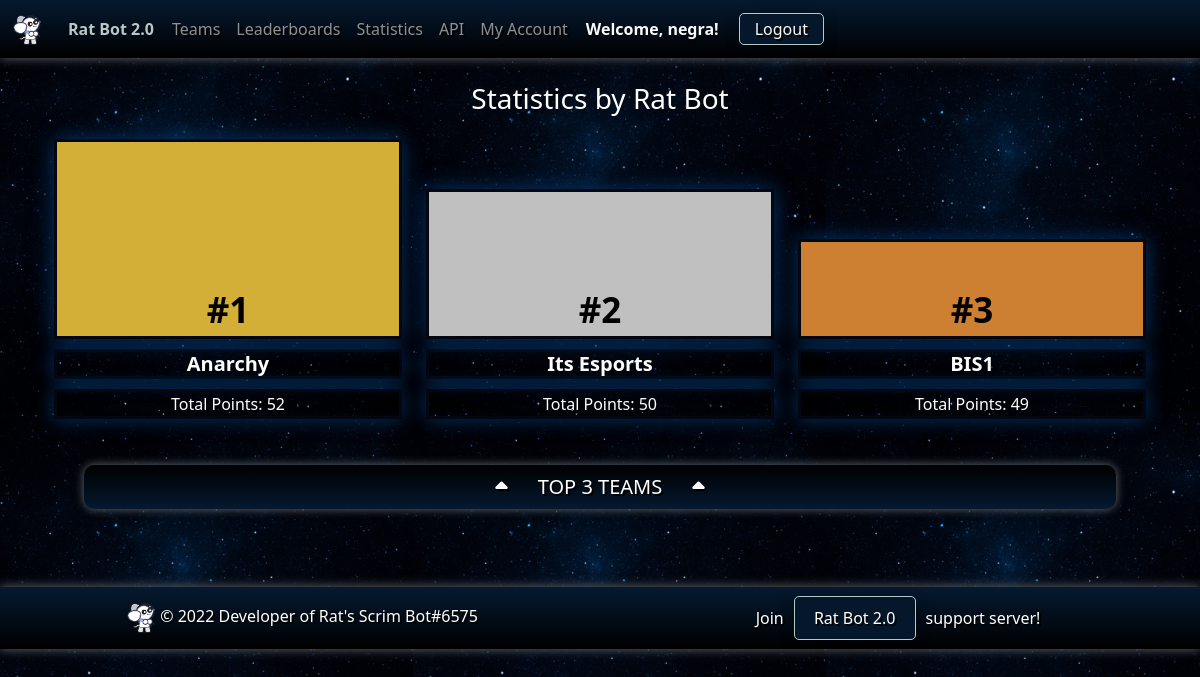
Before: /statistics (signed in) with the older database file.
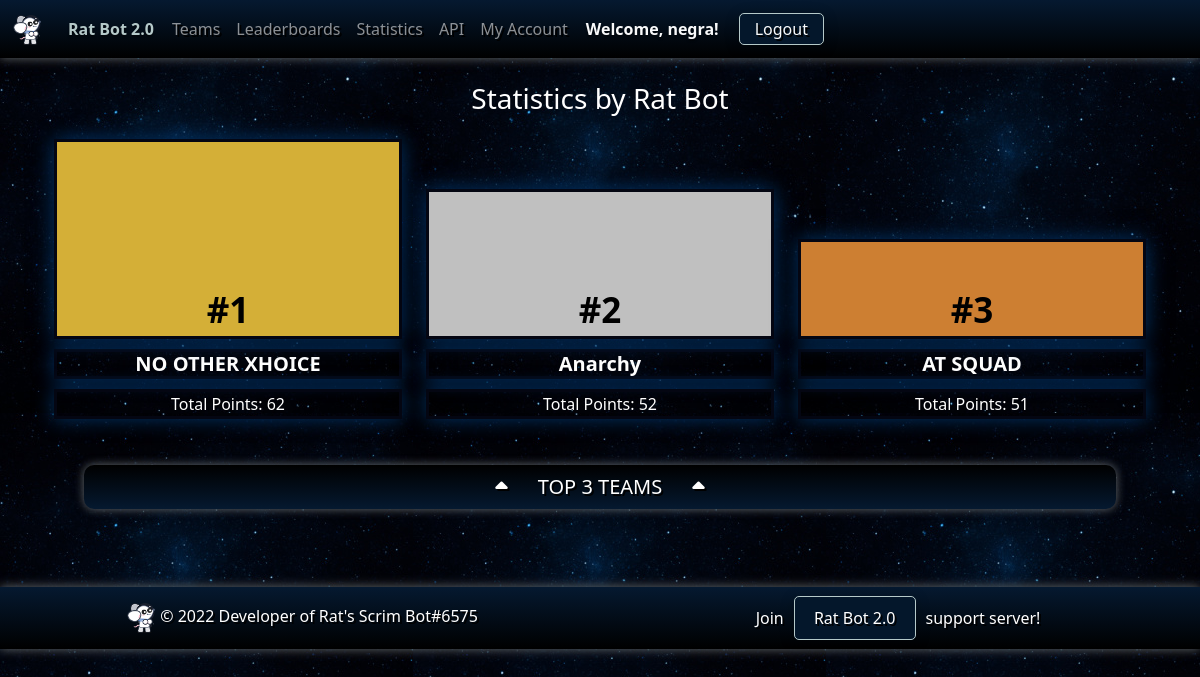
After: the same page with the newer database file.
### ratbotapp/models.py (models this page shows, shortened)
class Score(models.Model):
    id = models.AutoField(primary_key=True)
    rank = models.IntegerField(default=0)
    result = models.ForeignKey(Result, on_delete=models.CASCADE, default=None)
    team = models.ForeignKey(Team, on_delete=models.RESTRICT, default=None)
    team_managers = models.CharField(max_length=200, default='Unknown')
    wwcd = models.PositiveSmallIntegerField(default=0)
    pp = models.PositiveSmallIntegerField(default=0)
    kp = models.PositiveSmallIntegerField(default=0)
    tp = models.PositiveSmallIntegerField(default=0)
    missed_games = models.IntegerField(default=0)
    created_at = models.DateTimeField(auto_now_add=True)
    updated_at = models.DateTimeField(auto_now=True)
    def __str__(self):
        return f"#{self.rank} - {self.team.team_name} - {self.pp} - {self.kp} - {self.tp}"

class Team(models.Model):
    id = models.AutoField(primary_key=True)
    team_name = models.CharField(max_length=30, unique=True)
    team_tag = models.CharField(max_length=10, default="")
    team_slug = models.CharField(max_length=60, unique=False, editable=False)
    team_image = models.ImageField(upload_to='team_images/', null=True, blank=True)
    followers = models.ManyToManyField(User, related_name='following')
    created_at = models.DateTimeField(auto_now_add=True)
    updated_at = models.DateTimeField(auto_now=True)

### ratbotapp/views.py (the view)
# urls.py: path('statistics', views.statistics_page, name='statistics'),
@login_required(login_url="/accounts/discord/login")
def statistics_page(request):
    print("======== STARTED statistics_page() =======")
    top_stats = Score.objects.filter(tp__gte=0).order_by('-tp').select_related('result')[:3]
    context = {
        'statistics': {
            'top_stats': top_stats
        }
    }
    pprint(context)
    return render(request, 'ratbot/statistics.html', context)

### ratbotapp/templates/ratbot/statistics.html (shortened to what this page needs)
{% extends 'ratbot/base/base.html' %}
{% load static %}
{% block body %}
<div class="container">
    <div class="row mb-3 mt-4">
        <h3 class="text-center">Statistics by Rat Bot</h3>
    </div>
    <div class="container">
        <div class="row">
            <div class="col-4">
                <div class="rectangle gold"><p class="rectangle-content">#1</p></div>
                <h5 class="team-name">{{ statistics.top_stats.0.team.team_name }}</h5>
                <p class="team-text">Total Points: {{ statistics.top_stats.0.tp }}</p>
            </div>
            <div class="col-4">
                <div class="rectangle silver"><p class="rectangle-content">#2</p></div>
                <h5 class="team-name">{{ statistics.top_stats.1.team.team_name }}</h5>
                <p class="team-text">Total Points: {{ statistics.top_stats.1.tp }}</p>
            </div>
            <div class="col-4">
                <div class="rectangle bronze"><p class="rectangle-content">#3</p></div>
                <h5 class="team-name">{{ statistics.top_stats.2.team.team_name }}</h5>
                <p class="team-text">Total Points: {{ statistics.top_stats.2.tp }}</p>
            </div>
            <div class="col-12">
                <h5 class="top-3-teams gradient"><i class="fa-solid fa-caret-up" style="margin-right: 30px;"></i>TOP 3 TEAMS<i class="fa-solid fa-caret-up" style="margin-left: 30px;"></i></h5>
            </div>
        </div>
    </div>
</div>
{% endblock %}

Changed rows visible on the page:
no longer on this page (row unchanged): Score: top_stats.1.team.team_name "Its Esports", top_stats.1.tp "50"
no longer on this page (row unchanged): Score: top_stats.2.team.team_name "BIS1", top_stats.2.tp "49"
added Score: top_stats.0.team.team_name "NO OTHER XHOICE", top_stats.0.tp "62"
added Score: top_stats.2.team.team_name "AT SQUAD", top_stats.2.tp "51"
Other visible differences:
{{ statistics.top_stats.1.team.team_name }}: "Its Esports" → "Anarchy"
{{ statistics.top_stats.1.tp }}: "50" → "52"
{{ statistics.top_stats.0.team.team_name }}: "Anarchy" → "NO OTHER XHOICE"
{{ statistics.top_stats.0.tp }}: "52" → "62"
